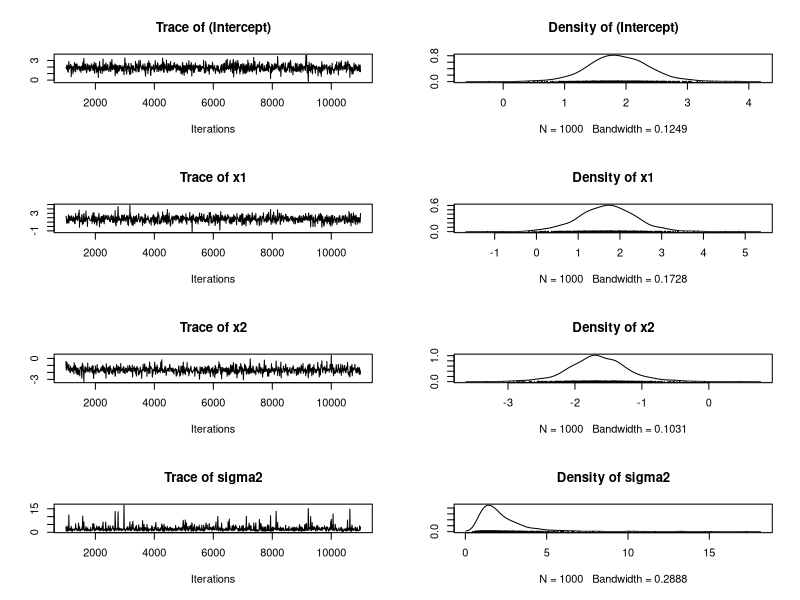

Recreate this plot in R.
# Bayesian regression
library(arm)
library(MCMCpack)

n <- 10
x1 <- rnorm(n)
x2 <- rnorm(n)

sigma <- 1.75
b0 <- 1.25
b1 <- 2.25
b2 <- -1.25

y <- b0 + b1*x1 + b2*x2 + rnorm(n, sd=sigma)

M <- bayesglm(y ~ x1 + x2, family=gaussian, prior.mean=0, prior.scale=Inf, prior.df=Inf)
S <- coef(sim(M))
apply(S, 2, mean)

S <- MCMCregress(y ~ x1 + x2, burnin=1000, mcmc=10000, thin=10)
plot(S)

S <- MCMCregress(y ~ x1 + x2, burnin=1000, mcmc=10000, thin=10, 
                 b0=c(0,0,0), B0=c(.01, .01, .01), marginal.likelihood='Chib95')

S.2 <- MCMCregress(y ~ x1, burnin=1000, mcmc=10000, thin=10, 
                 b0=c(0,0), B0=c(.01, .01), marginal.likelihood='Chib95')


M <- BayesFactor(S, S.2)
